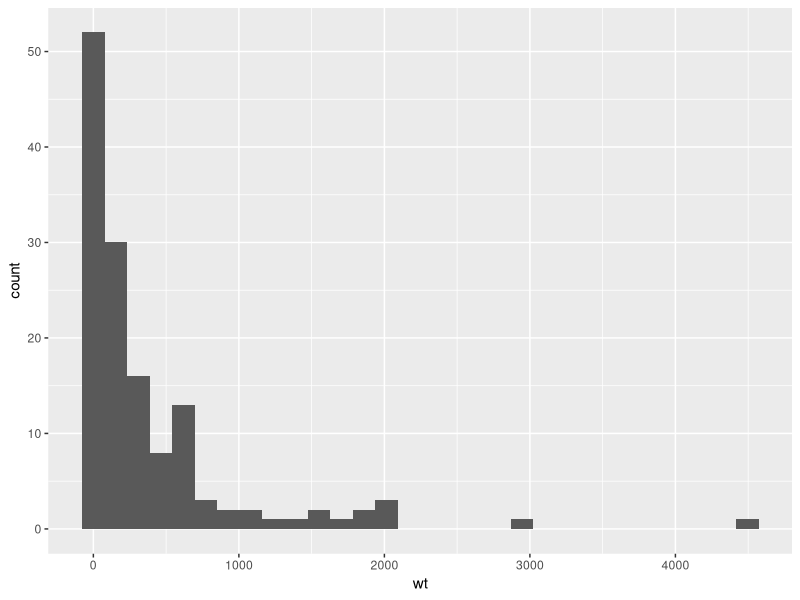
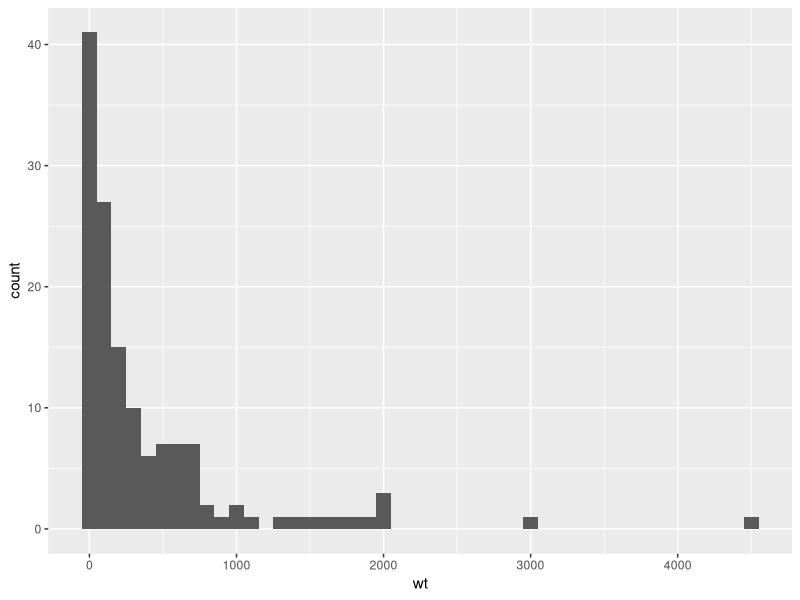
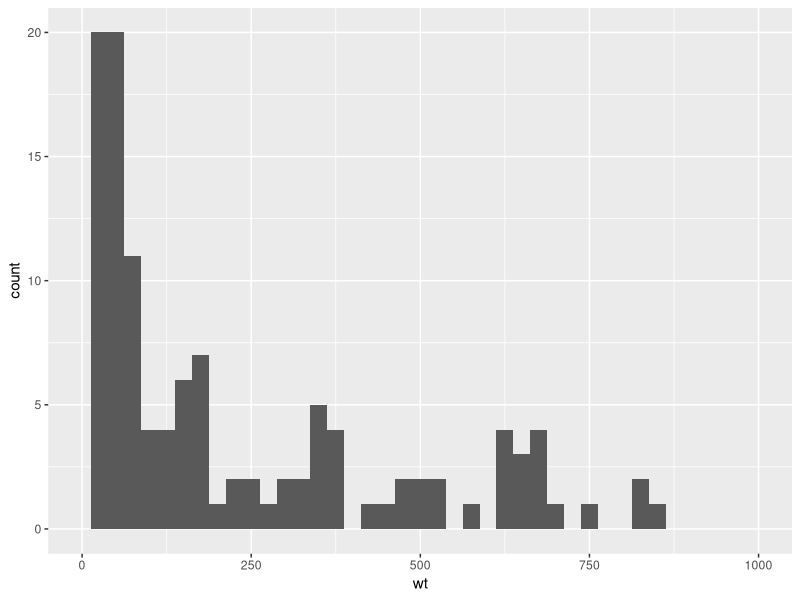
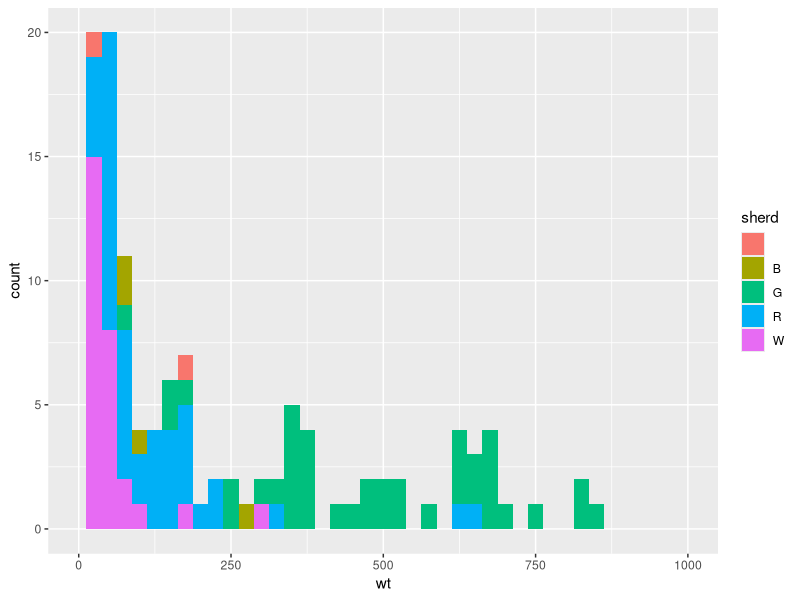
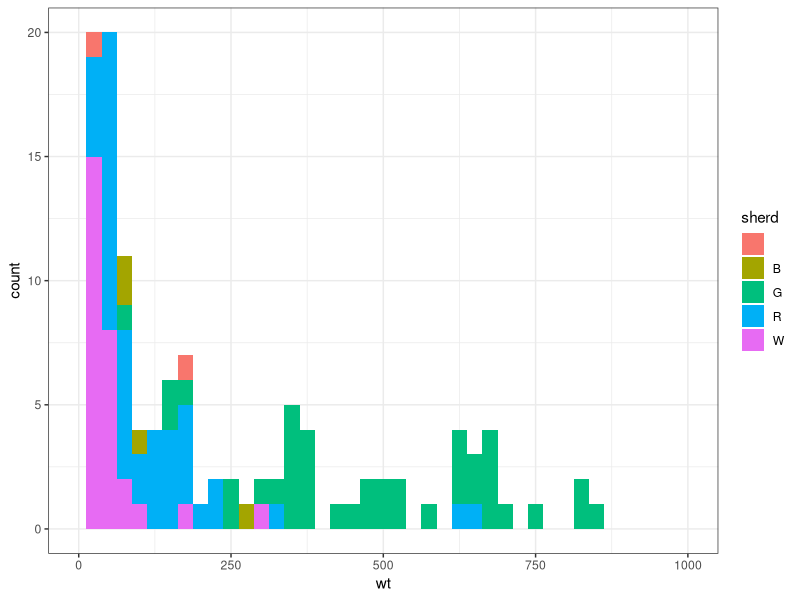
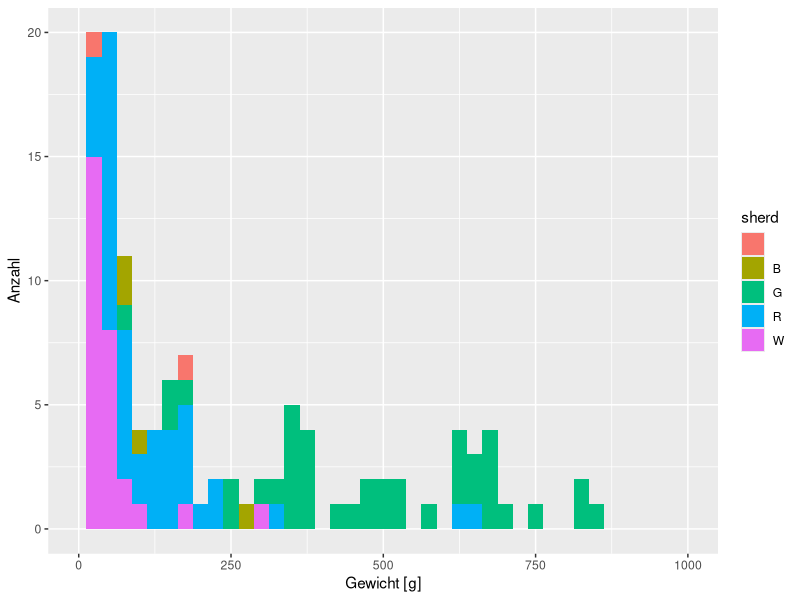
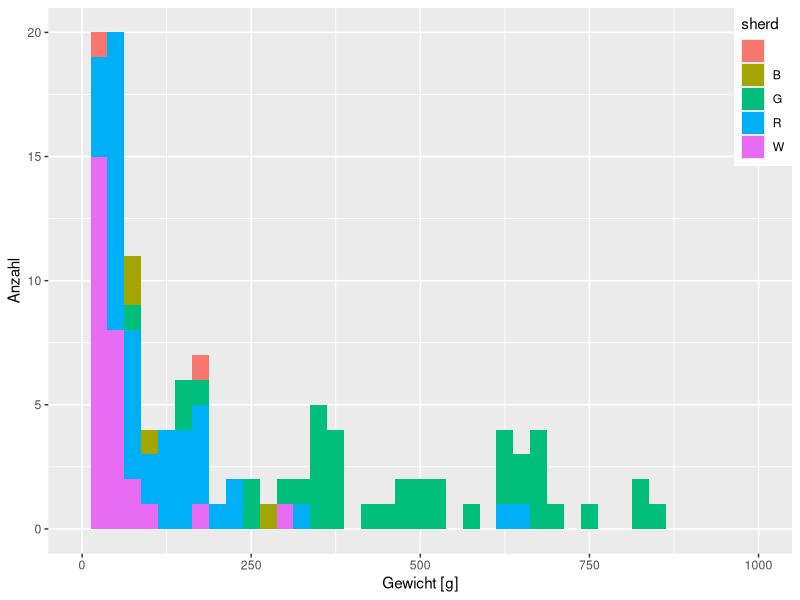

Here is the R script that generated these plots, in order:
## ---- chunk 1
library(ggplot2)
## ---- chunk 2
df <- read.csv("downloads/r-tut/data/AtlantPottery.csv", sep = '\t')
## ---- chunk 3
as.factor(df$size) -> df$size
as.factor(df$vesselShape) -> df$vesselShape
df$feature_simple <- as.factor(ifelse(df$feature != "surface", "excavation", "surface"))
## ---- chunk 4
ggplot(df, aes(wt)) + 
  geom_histogram()
## ---- chunk 5
ggplot(df, aes(wt)) + 
  geom_histogram(binwidth = 100)
## ---- chunk 6
ggplot(df, aes(wt)) + 
  geom_histogram(binwidth = 25) + 
  xlim(0, 1000)
## ---- chunk 7
ggplot(df, aes(wt, fill = sherd)) + 
  geom_histogram(binwidth = 25) + 
  xlim(0, 1000)
## ---- chunk 8
ggplot(df, aes(wt, fill = sherd)) + 
  geom_histogram(binwidth = 25) + 
  xlim(0, 1000) +
  theme_bw()
## ---- chunk 9
ggplot(df, aes(wt, fill = sherd)) + 
  geom_histogram(binwidth = 25) + 
  xlim(0, 1000) + 
  xlab("Gewicht [g]") +
  ylab("Anzahl")
## ---- chunk 10
ggplot(df, aes(wt, fill = sherd)) + 
  geom_histogram(binwidth = 25) + 
  xlim(0, 1000) + 
  xlab("Gewicht [g]") +
  ylab("Anzahl") + 
  theme(legend.position = c(1,1), legend.justification = c(1,1))
